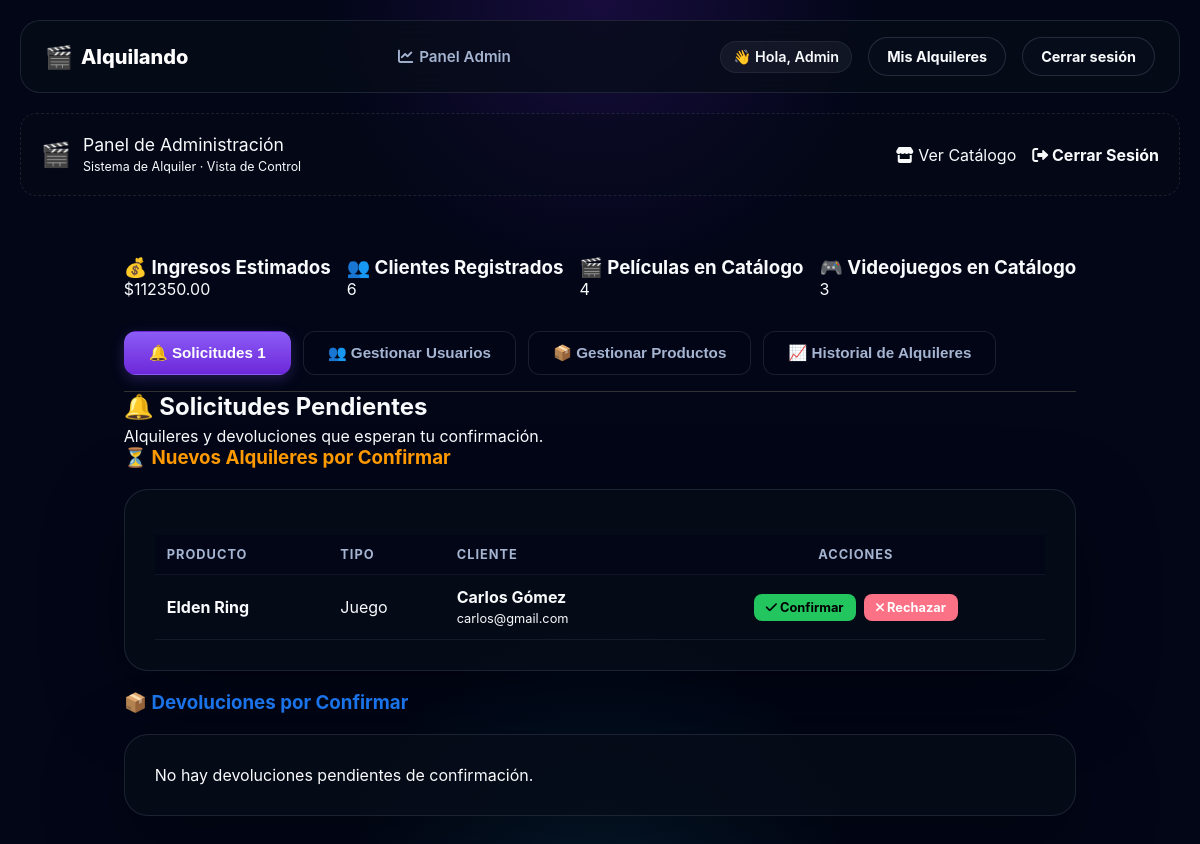
/admin/dashboard (signed in), run on the app's committed database.
### app.py (models this page shows, shortened)
class ProductoAlquiler(db.Model):
    __tablename__ = 'productos_alquiler'
    id = db.Column(db.Integer, primary_key=True)
    titulo = db.Column(db.String(100), nullable=False)
    genero = db.Column(db.String(50), nullable=True)
    alquilado = db.Column(db.Boolean, default=False)
    precio_alquiler = db.Column(db.Float, nullable=False)
    stock = db.Column(db.Integer, default=1)
    imagen = db.Column(db.String(100), default='default.jpg')
    contador_alquileres = db.Column(db.Integer, default=0)
    tipo_producto = db.Column(db.String(50))
    usuario_id = db.Column(db.Integer, db.ForeignKey('usuarios.id'), nullable=True)
    fecha_alquiler = db.Column(db.DateTime, nullable=True)
    fecha_vencimiento = db.Column(db.DateTime, nullable=True)
    estado = db.Column(db.String(30), default='disponible')
    __mapper_args__ = {
        'polymorphic_on': tipo_producto,
        'polymorphic_identity': 'producto_generico'
    }
    def esta_vencido(self):
        if self.fecha_vencimiento and datetime.now() > self.fecha_vencimiento:
            return True
        return False

class Usuario(db.Model):
    __tablename__ = 'usuarios'
    id = db.Column(db.Integer, primary_key=True)
    nombre = db.Column(db.String(100), nullable=False)
    email = db.Column(db.String(100), unique=True, nullable=False)
    password = db.Column(db.String(100), nullable=False)
    rol = db.Column(db.String(20), default='cliente')
    bloqueado = db.Column(db.Boolean, default=False)
    activo = db.Column(db.Boolean, default=False)
    alquileres = db.relationship('ProductoAlquiler', backref='usuario', lazy=True)
    reservas_solicitadas = db.relationship('ProductoAlquiler', secondary=lista_espera, backref=db.backref('en_espera', lazy=True))
    def es_admin(self):
        return self.rol == 'admin'
    @classmethod
    def buscar_por_id(cls, usuario_id):
        return cls.query.get(usuario_id)

### app.py (the view, shortened to what this page needs)
@app.route('/admin/dashboard', methods=['GET', 'POST'])
@requiere_nivel(10) # Protegido con el decorador de tu amigo
def dashboard():
    usuario_actual = Usuario.buscar_por_id(session.get('usuario_id'))
    usuarios_registrados = Usuario.query.filter(Usuario.rol == 'cliente').all()
    todos_los_productos = ProductoAlquiler.query.all()
    alquileres_activos = ProductoAlquiler.query.filter(ProductoAlquiler.estado == 'activo').all()
    return render_template(
        'dashboard.html',
        u_total=Usuario.query.count(),
        p_total=Pelicula.query.count(),
        j_total=Juego.query.count(),
        ingresos=GestorInventario.calcular_ingresos_estimados(),
        usuarios=usuarios_registrados,
        productos=todos_los_productos,
        alquileres=alquileres_activos,
        solicitudes=GestorInventario.solicitudes_pendientes(),
        devoluciones=GestorInventario.devoluciones_pendientes(),
        es_admin=usuario_actual.es_admin()
    )

### app.py (called while the page is built)
def requiere_nivel(nivel_minimo):
    def decorator(f):
        @wraps(f)
        def decorated_function(*args, **kwargs):
            rol_usuario = session.get('usuario_rol', 'cliente')
            nivel_usuario = NIVELES_ACCESO.get(rol_usuario, 1)
            if nivel_usuario < nivel_minimo:
                flash("No tenés permisos suficientes para entrar acá.", "danger")
                return redirect(url_for('inicio'))
            return f(*args, **kwargs)
        return decorated_function
    return decorator

    @staticmethod
    def calcular_ingresos_estimados():
        todos_los_productos = ProductoAlquiler.query.all()
        return sum(p.precio_alquiler * p.contador_alquileres for p in todos_los_productos)

    @staticmethod
    def solicitudes_pendientes():
        return ProductoAlquiler.query.filter_by(estado='pendiente').all()

    @staticmethod
    def devoluciones_pendientes():
        return ProductoAlquiler.query.filter_by(estado='dev_pendiente').all()

### templates/dashboard.html (shortened to what this page needs)
{% extends 'base.html' %}
{% block content %}
<div class="panel-header">
    <div style="display: flex; align-items: center; gap: 12px;">
        <span style="font-size: 1.5rem;">🎬</span>
        <div>
            <span style="font-size: 1.1rem;">Panel de Administración</span><br>
            <span class="texto-gris" style="font-size: 0.78rem;">Sistema de Alquiler · Vista de Control</span>
        </div>
    </div>
    <nav style="display: flex; gap: 16px; align-items: center;">
        <a href="{{ url_for('inicio') }}" class="texto-claro">
            <i class="fas fa-store"></i> Ver Catálogo
        </a>
        <a href="{{ url_for('logout') }}" class="nav-peligro" style="font-weight: bold;">
            <i class="fas fa-sign-out-alt"></i> Cerrar Sesión
        </a>
    </nav>
</div>
<main style="max-width: 1300px; margin: 30px auto; padding: 0 24px;">
    <div style="display: flex; gap: 16px; margin-bottom: 32px; flex-wrap: wrap;">
        <div class="stat-card verde">
            <h3>💰 Ingresos Estimados</h3>
            <p class="texto-verde">${{ "%.2f"|format(ingresos) }}</p>
        </div>
        <div class="stat-card azul">
            <h3>👥 Clientes Registrados</h3>
            <p>{{ u_total - 1 }}</p>
        </div>
        <div class="stat-card naranja">
            <h3>🎬 Películas en Catálogo</h3>
            <p>{{ p_total }}</p>
        </div>
        <div class="stat-card rojo">
            <h3>🎮 Videojuegos en Catálogo</h3>
            <p>{{ j_total }}</p>
        </div>
    </div>
    <div style="display: flex; gap: 12px; border-bottom: 1px solid #333; padding-bottom: 16px; flex-wrap: wrap;">
        <button class="tab-btn active" onclick="cambiarPestana('solicitudes', this)">
            🔔 Solicitudes
            {% set total_pendientes = solicitudes|length + devoluciones|length %}
            {% if total_pendientes > 0 %}
                <span class="badge-tab">{{ total_pendientes }}</span>
            {% endif %}
        </button>
        {% if es_admin %}
        <button class="tab-btn" onclick="cambiarPestana('usuarios', this)">👥 Gestionar Usuarios</button>
        {% endif %}
        <button class="tab-btn" onclick="cambiarPestana('productos', this)">📦 Gestionar Productos</button>
        {% if es_admin %}
        <button class="tab-btn" onclick="cambiarPestana('ganancias', this)">📈 Historial de Alquileres</button>
        {% endif %}
    </div>
    <div id="solicitudes" class="tab-content active">
        <h2 class="subtitulo-seccion" style="margin-bottom: 5px;">🔔 Solicitudes Pendientes</h2>
        <p class="texto-apoyo">Alquileres y devoluciones que esperan tu confirmación.</p>
        <h3 class="subtitulo-seccion" style="color: #ff9900;">⏳ Nuevos Alquileres por Confirmar</h3>
        <div class="caja-datos">
            {% if solicitudes %}
                <table class="tabla-panel">
                    <thead>
                        <tr>
                            <th>Producto</th>
                            <th>Tipo</th>
                            <th>Cliente</th>
                            <th style="text-align: center;">Acciones</th>
                        </tr>
                    </thead>
                    <tbody>
                        {% for s in solicitudes %}
                        <tr>
                            <td style="font-weight: bold;">{{ s.titulo }}</td>
                            <td class="texto-claro" style="text-transform: capitalize;">{{ s.tipo_producto }}</td>
                            <td>
                                <span style="font-weight: bold;">{{ s.usuario.nombre }}</span><br>
                                <span class="texto-gris" style="font-size: 0.8rem;">{{ s.usuario.email }}</span>
                            </td>
                            <td style="text-align: center; white-space: nowrap;">
                                <a href="{{ url_for('confirmar_alquiler', prod_id=s.id) }}" class="btn-accion ok">
                                    <i class="fas fa-check"></i> Confirmar
                                </a>
                                <a href="{{ url_for('rechazar_alquiler', prod_id=s.id) }}"
                                   onclick="return confirm('¿Rechazar la solicitud de {{ s.usuario.nombre }}?');"
                                   class="btn-accion peligro">
                                    <i class="fas fa-times"></i> Rechazar
                                </a>
                            </td>
                        </tr>
                        {% endfor %}
                    </tbody>
                </table>
            {% else %}
                <p class="texto-vacio">No hay alquileres pendientes de confirmación.</p>
            {% endif %}
        </div>
        <h3 class="subtitulo-seccion" style="color: #1a73e8;">📦 Devoluciones por Confirmar</h3>
        <div class="caja-datos">
            {% if devoluciones %}
                <table class="tabla-panel">
                    <thead>
                        <tr>
                            <th>Producto</th>
                            <th>Tipo</th>
                            <th>Cliente</th>
                            <th style="text-align: center;">Acción</th>
                        </tr>
                    </thead>
                    <tbody>
                        {% for d in devoluciones %}
                        <tr>
                            <td style="font-weight: bold;">{{ d.titulo }}</td>
                            <td class="texto-claro" style="text-transform: capitalize;">{{ d.tipo_producto }}</td>
                            <td>
                                <span style="font-weight: bold;">{{ d.usuario.nombre }}</span><br>
                                <span class="texto-gris" style="font-size: 0.8rem;">{{ d.usuario.email }}</span>
                            </td>
                            <td style="text-align: center;">
                                <a href="{{ url_for('confirmar_devolucion', prod_id=d.id) }}" class="btn-accion ok">
                                    <i class="fas fa-box-open"></i> Confirmar Devolución
                                </a>
                            </td>
                        </tr>
                        {% endfor %}
                    </tbody>
                </table>
            {% else %}
                <p class="texto-vacio">No hay devoluciones pendientes de confirmación.</p>
            {% endif %}
        </div>
    </div>
</main>
{% endblock %}

### static/estilos.css (style rules this page uses)
* { box-sizing: border-box; }
:root { --bg-main: #020617; --bg-soft: rgba(8, 15, 29, 0.78); --panel: rgba(7, 12, 24, 0.7); --panel-strong: rgba(7, 12, 24, 0.9); --border: rgba(148, 163, 184, 0.16); --border-soft: rgba(148, 163, 184, 0.1); --text-main: #f8fafc; --text-muted: #a5b4d1; --accent: #8b5cf6; --accent-strong: #6d28d9; --accent-soft: rgba(139, 92, 246, 0.22); --success: #22c55e; --warning: #fbbf24; --danger: #fb7185; --shadow: 0 24px 80px rgba(0, 0, 0, 0.38); }
body { margin: 0; min-height: 100vh; font-family: Inter, system-ui, -apple-system, BlinkMacSystemFont, "Segoe UI", sans-serif; color: var(--text-main); background: radial-gradient(circle at top, rgba(91, 33, 182, 0.24), transparent 26%), radial-gradient(circle at bottom, rgba(14, 116, 144, 0.18), transparent 24%), var(--bg-main); }
body, h1, h2, h3, p { margin: 0; }
a { color: var(--text-main); text-decoration: none; transition: opacity 0.2s; }
.tabla-panel { width: 100%; border-collapse: collapse; margin-top: 15px; color: var(--text-main); }
.tabla-panel th, .tabla-panel td { padding: 12px; text-align: left; border-bottom: 1px solid var(--border-soft); vertical-align: middle; }
.tabla-panel th { background: rgba(2, 6, 23, 0.85); color: var(--text-muted); font-weight: bold; font-size: 0.8rem; text-transform: uppercase; letter-spacing: 1px; }
.form-card, .caja-datos, .admin-panel { max-width: 560px; margin: 40px auto; background: rgba(7, 12, 24, 0.85); border: 1px solid var(--border); border-radius: 24px; padding: 30px; box-shadow: var(--shadow); }
.caja-datos { max-width: 100%; margin: 20px 0; }
.btn-accion { display: inline-block; padding: 6px 12px; border-radius: 8px; font-size: 0.8rem; font-weight: bold; text-decoration: none; border: none; cursor: pointer; transition: opacity 0.15s; margin: 2px; }
.btn-accion.ok { background: var(--success); color: #000; }
.btn-accion.peligro { background: var(--danger); color: #fff; }
.tab-btn { padding: 12px 24px; background: rgba(2, 6, 23, 0.6); color: var(--text-muted); border: 1px solid var(--border); font-weight: bold; cursor: pointer; border-radius: 12px; font-size: 0.95rem; transition: all 0.2s; }
.tab-btn.active { background: linear-gradient(180deg, var(--accent), var(--accent-strong)); color: #fff; border-color: transparent; box-shadow: 0 4px 14px rgba(139, 92, 246, 0.25); }
.tab-content { display: none; }
.tab-content.active { display: block; }
.panel-header { display: flex; justify-content: space-between; align-items: center; padding: 20px; background: rgba(7, 12, 24, 0.4); border: 1px dashed var(--border); border-radius: 16px; margin-bottom: 10px; }

### data on the page
ProductoAlquiler: titulo "Elden Ring", tipo_producto "Juego", usuario.nombre "Carlos Gómez", usuario.email "carlos@gmail.com"

### other printed values
{{ session['usuario_nombre'] }} "Admin"
{{ "%.2f"|format(ingresos) }} "112350.00"
{{ u_total - 1 }} "6"
{{ p_total }} "4"
{{ j_total }} "3"
{{ total_pendientes }} "1"
